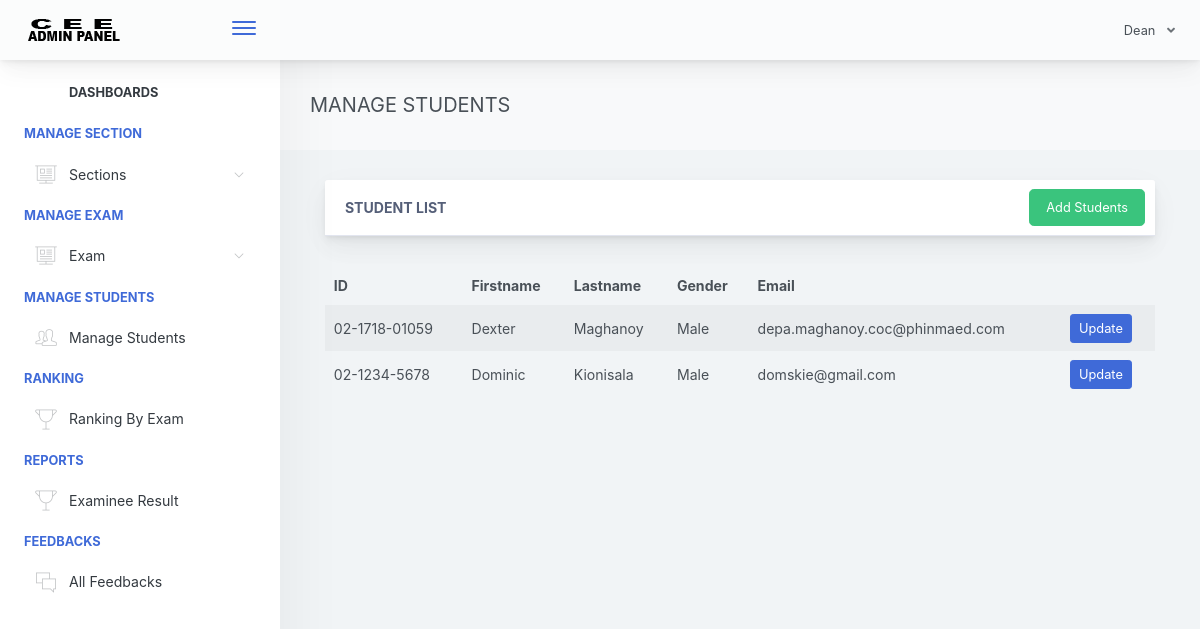
The app's page /dean/home.php?page=manage-students (signed in), older data.
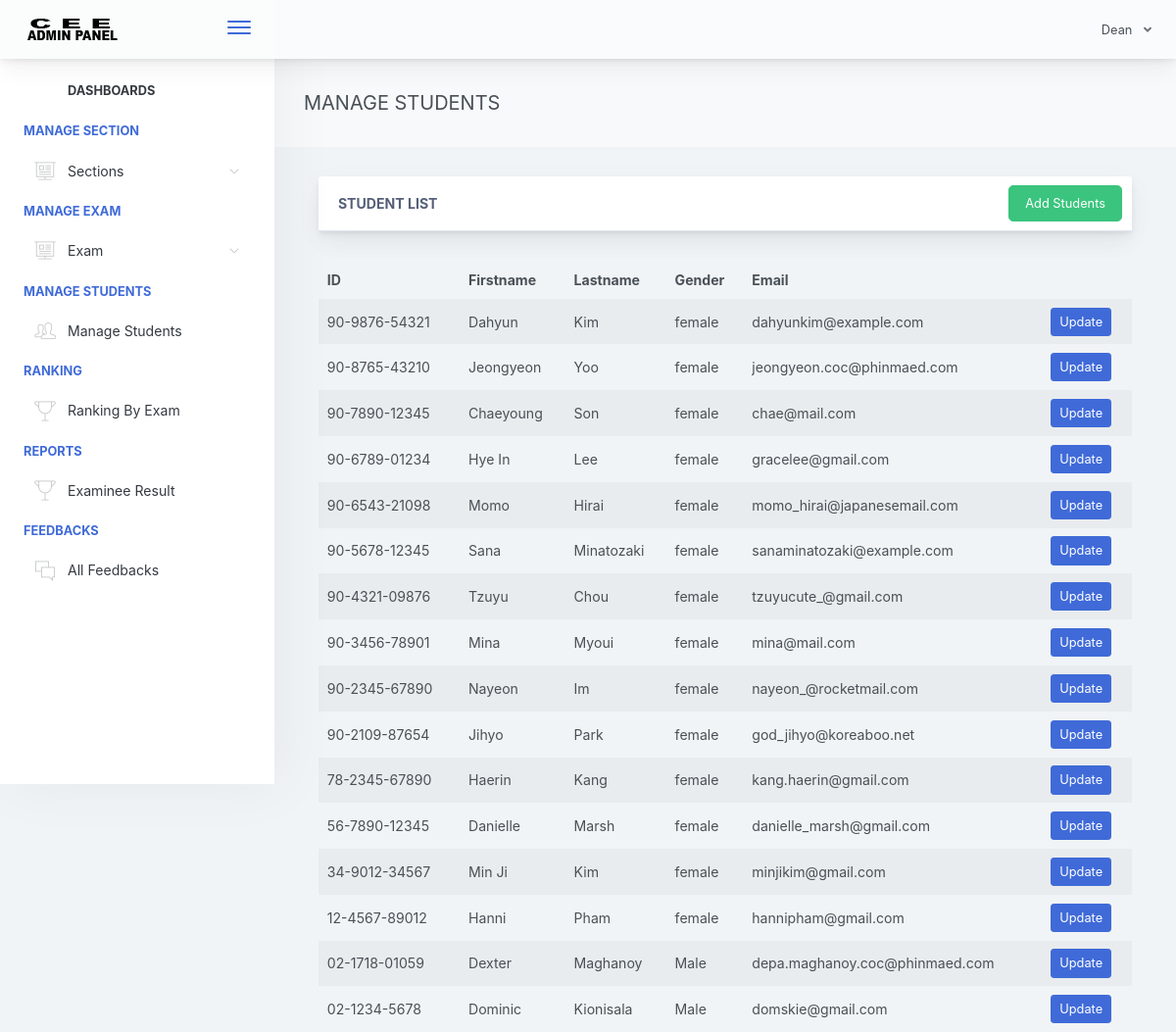
The same page, newer data.
### tables this page shows
CREATE TABLE `tbl_students` (
  `id` varchar(50) NOT NULL,
  `firstname` varchar(50) NOT NULL,
  `lastname` varchar(50) NOT NULL,
  `gender` varchar(20) NOT NULL,
  `email` varchar(128) NOT NULL,
  `password` varchar(128) NOT NULL,
  `image` varchar(100) NOT NULL,
  `isActive` varchar(50) NOT NULL
);

### dean/pages/manage-students.php (the view, shortened to what this page needs)
<link rel="stylesheet" type="text/css" href="styles/mycss.css">
<div class="app-main__outer">
    <div class="app-main__inner">
        <div class="app-page-title">
            <div class="page-title-wrapper">
                <div class="page-title-heading">
                    <div>MANAGE STUDENTS</div>
                </div>
            </div>
        </div>
        <div class="col-md-12">
            <div class="main-card mb-3 card">
                <div class="card-header" style="justify-content: space-between;">
                    Student List
                    <div class="pull-right">
                        <button class="btn btn-lg btn-success" data-toggle="modal"
                            data-target="#yawa">Add Students</button>
                    </div>
                </div>
            </div>
            <div class="table-responsive">
                <table class="align-middle mb-0 table table-borderless table-striped table-hover" id="tableList">
                    <thead>
                        <tr>
                            <th>ID</th>
                            <th>Firstname</th>
                            <th>Lastname</th>
                            <th>Gender</th>
                            <th>Email</th>
                            <th></th>
                        </tr>
                    </thead>
                    <tbody>
                        <?php
                        $selExmne = $conn->query("SELECT * FROM tbl_students ORDER BY id DESC ");
                        if ($selExmne->rowCount() > 0) {
                            while ($selStudRow = $selExmne->fetch(PDO::FETCH_ASSOC)) { ?>
                                <tr>
                                    <td>
                                        <?php echo $selStudRow['id']; ?>
                                    </td>
                                    <td>
                                        <?php echo $selStudRow['firstname']; ?>
                                    </td>
                                    <td>
                                        <?php echo $selStudRow['lastname']; ?>
                                    </td>
                                    <td>
                                        <?php echo $selStudRow['gender']; ?>
                                    </td>
                                    <td>
                                        <?php echo $selStudRow['email']; ?>
                                    </td>
                                    <td>
                                        <a rel="facebox"
                                            href="facebox_modal/updateExaminee.php?id=<?php echo $selStudRow['id']; ?>"
                                            class="btn btn-sm btn-primary">Update</a>
                                    </td>
                                </tr>
                            <?php }
                        }
                        ?>
                    </tbody>
                </table>
            </div>
        </div>
    </div>
</div>

Row changes from the older to the newer data that the page shows:
added tbl_students: id "90-9876-54321", firstname "Dahyun", lastname "Kim", gender "female", email "dahyunkim@example.com"
added tbl_students: id "90-8765-43210", firstname "Jeongyeon", lastname "Yoo", gender "female", email "jeongyeon.coc@phinmaed.com"
added tbl_students: id "90-7890-12345", firstname "Chaeyoung", lastname "Son", gender "female", email "chae@mail.com"
added tbl_students: id "90-6789-01234", firstname "Hye In", lastname "Lee", gender "female", email "gracelee@gmail.com"
added tbl_students: id "90-6543-21098", firstname "Momo", lastname "Hirai", gender "female", email "momo_hirai@japanesemail.com"
added tbl_students: id "90-5678-12345", firstname "Sana", lastname "Minatozaki", gender "female", email "sanaminatozaki@example.com"
added tbl_students: id "90-4321-09876", firstname "Tzuyu", lastname "Chou", gender "female", email "tzuyucute_@gmail.com"
added tbl_students: id "90-3456-78901", firstname "Mina", lastname "Myoui", gender "female", email "mina@mail.com"
added tbl_students: id "90-2345-67890", firstname "Nayeon", lastname "Im", gender "female", email "nayeon_@rocketmail.com"
added tbl_students: id "90-2109-87654", firstname "Jihyo", lastname "Park", gender "female", email "god_jihyo@koreaboo.net"
added tbl_students: id "78-2345-67890", firstname "Haerin", lastname "Kang", gender "female", email "kang.haerin@gmail.com"
added tbl_students: id "56-7890-12345", firstname "Danielle", lastname "Marsh", gender "female", email "danielle_marsh@gmail.com"
added tbl_students: id "34-9012-34567", firstname "Min Ji", lastname "Kim", gender "female", email "minjikim@gmail.com"
added tbl_students: id "12-4567-89012", firstname "Hanni", lastname "Pham", gender "female", email "hannipham@gmail.com"
